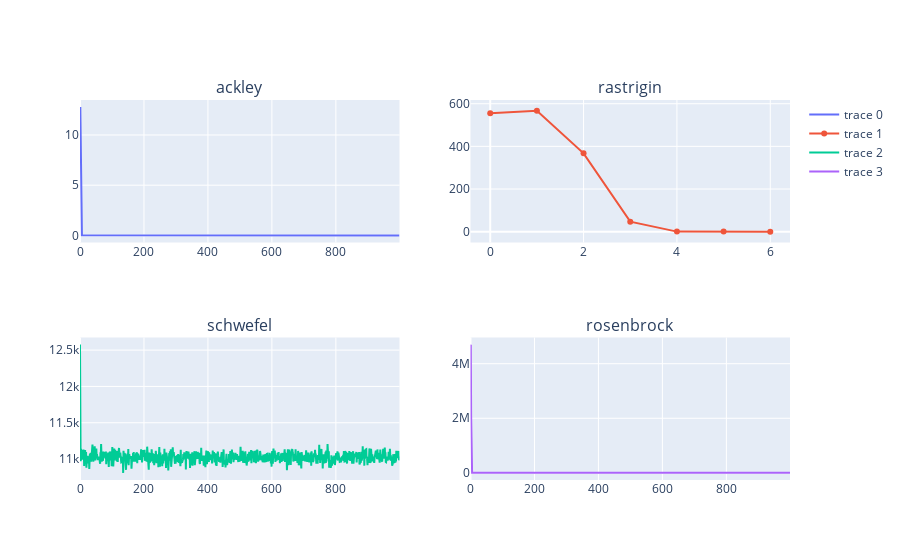

Source (notebook cell):
### Code cell
fig = make_subplots(rows=2, cols=2, subplot_titles=FUNCTIONS)

fig.add_trace(go.Scatter(y=[x['fitness_medio'] for x in ea_dict[FUNCTIONS[0]].geracoes]),row=1,col=1)
fig.add_trace(go.Scatter(y=[x['fitness_medio'] for x in ea_dict[FUNCTIONS[1]].geracoes]),row=1,col=2)
fig.add_trace(go.Scatter(y=[x['fitness_medio'] for x in ea_dict[FUNCTIONS[2]].geracoes]),row=2,col=1)
fig.add_trace(go.Scatter(y=[x['fitness_medio'] for x in ea_dict[FUNCTIONS[3]].geracoes]),row=2,col=2)

### Figure 1 — Plotly figure (JSON) as saved in the notebook; plotly's stock layout.template omitted (floating-point values rounded to 4 significant figures; data arrays with more than 128 entries replaced by an {"elided": "..."} marker saying what was removed)
{"data": [{"type": "scatter", "xaxis": "x", "y": {"elided": "1000 float values"}, "yaxis": "y"}, {"type": "scatter", "xaxis": "x2", "y": [554.8, 566.5, 367.3, 46.73, 0.002271, 5.125e-08, 4.718e-14], "yaxis": "y2"}, {"type": "scatter", "xaxis": "x3", "y": {"elided": "1000 float values"}, "yaxis": "y3"}, {"type": "scatter", "xaxis": "x4", "y": {"elided": "1000 float values"}, "yaxis": "y4"}], "layout": {"annotations": [{"font": {"size": 16}, "showarrow": false, "text": "ackley", "x": 0.225, "xanchor": "center", "xref": "paper", "y": 1, "yanchor": "bottom", "yref": "paper"}, {"font": {"size": 16}, "showarrow": false, "text": "rastrigin", "x": 0.775, "xanchor": "center", "xref": "paper", "y": 1, "yanchor": "bottom", "yref": "paper"}, {"font": {"size": 16}, "showarrow": false, "text": "schwefel", "x": 0.225, "xanchor": "center", "xref": "paper", "y": 0.375, "yanchor": "bottom", "yref": "paper"}, {"font": {"size": 16}, "showarrow": false, "text": "rosenbrock", "x": 0.775, "xanchor": "center", "xref": "paper", "y": 0.375, "yanchor": "bottom", "yref": "paper"}], "xaxis": {"anchor": "y", "domain": [0, 0.45]}, "xaxis2": {"anchor": "y2", "domain": [0.55, 1]}, "xaxis3": {"anchor": "y3", "domain": [0, 0.45]}, "xaxis4": {"anchor": "y4", "domain": [0.55, 1]}, "yaxis": {"anchor": "x", "domain": [0.625, 1]}, "yaxis2": {"anchor": "x2", "domain": [0.625, 1]}, "yaxis3": {"anchor": "x3", "domain": [0, 0.375]}, "yaxis4": {"anchor": "x4", "domain": [0, 0.375]}}}
